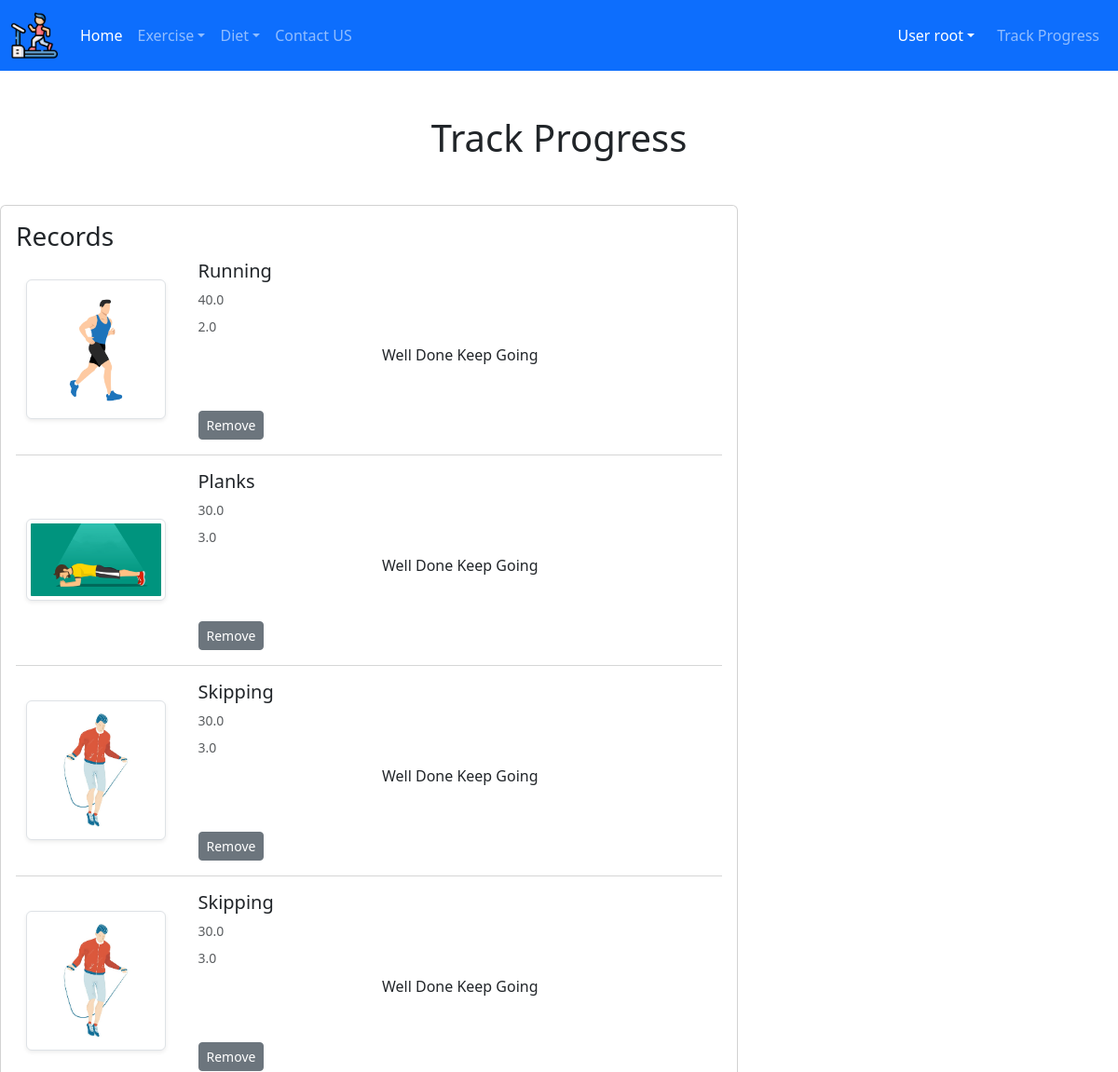
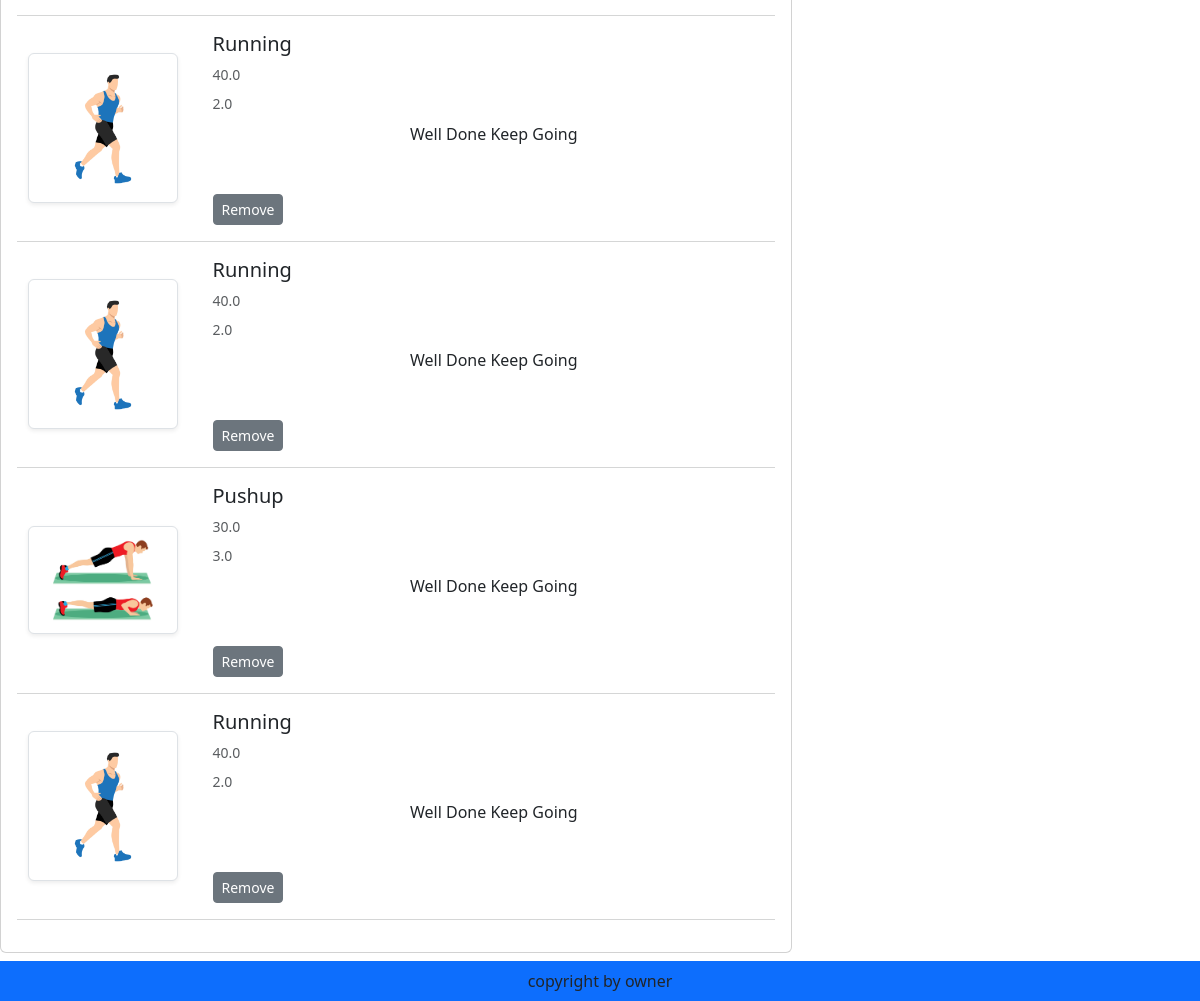
The app's page /track/ (signed in) with its own data (2 pictures, top to bottom).
### app/models.py (models this page shows, shortened)
class Track(models.Model):
    user = models.ForeignKey(User, on_delete=models.CASCADE)
    product = models.ForeignKey(Product, on_delete=models.CASCADE)

class Product(models.Model):
    title = models.CharField(max_length=100)
    time = models.FloatField()
    sets = models.FloatField()
    description = models.TextField()
    category = models.CharField(choices=CATEGORY_CHOICES, max_length=2)
    product_image = models.ImageField(upload_to='product')

### app/views.py (the view)
# urls.py: path('track/', views.show_track, name='showtrack'),
def show_track(request):
    user=request.user
    cart = Track.objects.filter(user=user)
    return render(request, 'app/addtoprogress.html',locals())

### app/templates/app/addtoprogress.html (shortened to what this page needs)
{% extends "app/base.html" %}
{% load static %}
{% block main-content %}
<div class="conatiner my-5">
    <div class="row">
        {% if cart %}
         <h1 class="text-center mb-5">Track Progress</h1>
         <div class="col-sm-8">
            <div class="card">
                <div class="card-body">
                    <h3>Records</h3>
                    {% for item in cart %}
                     <div class="row">
                        <div class="col-sm-3 text-center align-self-center"><img src="{{item.product.product_image.url}}" alt="" class="img-fluid img-thumbnail shadow-sm" height="150" width="150"> </div>
                        <div class="col-sm-9">
                            <div>
                                <h5>{{item.product.title}}</h5>
                               <p class="mb-2 text-muted small">{{item.product.time}}</p>
                                <p class="mb-2 text-muted small">{{item.product.sets}}</p>
                                <p class="text-center mb-5">Well Done Keep Going</p>
                            </div>
                            <div class="d-flex justify-content-between">
                                <a href="#" class="remove-show_track btn btn-sm btn-secondary mr-3" pid={{item.product.id}}>Remove </a>
                            </div>
                            </div>
                        </div>
                        <hr class="text-muted">
                    {% endfor %}
                    </div>
                    </div>
                    </div>
                    {% else %}
                    <h1 class="text-center mb-5"> Cart Is Empty</h1>
        {% endif %}
                </div>
                </div>
{% endblock main-content %}

### app/templates/app/base.html (shortened to what this page needs)
<!DOCTYPE html>
{% load static %}
<html lang="en">
  <head>
    <link
      href="https://cdn.jsdelivr.net/npm/bootstrap@5.3.2/dist/css/bootstrap.min.css"
      rel="stylesheet"
    />
    <link rel="stylesheet" href="{% static 'app/css/owl.carousel.min.css' %}" />
    <link rel="stylesheet" href="{% static 'app/css/all.min.css' %}" />
    <link rel="stylesheet" href="{% static 'app/css/style.css' %}" />
  </head>
  <body>
    <nav class="navbar navbar-expand-lg navbar-dark bg-primary">
      <div class="container-fluid">
        <a class="navbar-brand" href="#">
          <img src=" {% static "app/images/treadmill.png" %}" width="50"
          height="50" /></a
        >
        <div class="collapse navbar-collapse" id="navbarSupportedContent">
          <ul class="navbar-nav me-auto mb-2 mb-lg-0">
            {% if request.user.is_authenticated %}
            <li class="nav-item">
              <a class="nav-link active" aria-current="page" href="/">Home</a>
            </li>
          <li class="nav-item dropdown">
            <a
              class="nav-link dropdown-toggle"
              href="#"
              role="button"
              data-bs-toggle="dropdown"
              aria-expanded="false"
              >Exercise</a>
          </li>
            <li class="nav-item dropdown">
              <a
                class="nav-link dropdown-toggle"
                href="#"
                role="button"
                data-bs-toggle="dropdown"
                aria-expanded="false"
                >Diet</a>
            </li>
            <li class="nav-item">
              <a class="nav-link" href="{% url 'contact' %}">Contact US</a>
            </li>
          </ul>
        </div>
        <ul class="navbar-nav me-auto mb-2 mb-lg-0">
          <li class="nav-item dropdown mx-2">
            <a
              class="nav-link dropdown-toggle text-white"
              href="#"
              id="portfolioDropdown"
              role="button"
              data-bs-toggle="dropdown"
              aria-expanded="false"
              >User {{request.user}}</a>
          </li>
          <li class="nav-item">
            <a class="nav-link"  href="{% url 'showtrack' %}">Track Progress</a>
          </li>
         {% endif %}
        </ul>
      </div>
    </nav>
    {% block main-content%}{% endblock main-content %}
    <footer
      class="container-fluid fixed-bottom bg-primary text-center p-2 mt-5"
    >
      copyright by owner
    </footer>
  </body>
</html>

### records on screen
Track: product.product_image (picture), product "Running", product.time "40.0", product.sets "2.0"
Track: product.product_image (picture), product "Planks", product.time "30.0", product.sets "3.0"
Track: product.product_image (picture), product "Skipping", product.time "30.0", product.sets "3.0"
Track: product.product_image (picture), product "Skipping", product.time "30.0", product.sets "3.0"
Track: product.product_image (picture), product "Running", product.time "40.0", product.sets "2.0"
Track: product.product_image (picture), product "Running", product.time "40.0", product.sets "2.0"
Track: product.product_image (picture), product "Pushup", product.time "30.0", product.sets "3.0"
Track: product.product_image (picture), product "Running", product.time "40.0", product.sets "2.0"

### other values on screen
{{ request.user }} "root"
